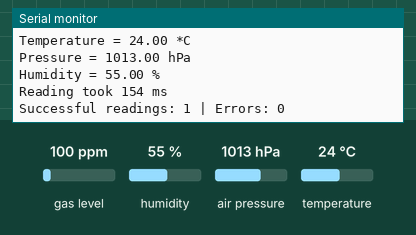
A program run on a simulated ESP32. Shown: the last lines printed to the serial monitor. The inputs (shaded band) are chosen by the test bench; at power-on: humidity 55 %, air pressure 1013 hPa, temperature 24 °C, gas level 100 ppm.

Above: at 4.2 s.
4.3 s: humidity set to 22 %
At 7.4 s:
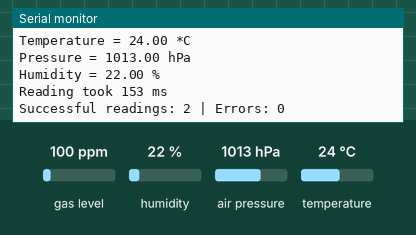
8.2 s: air pressure set to 952 hPa
At 10.7 s:
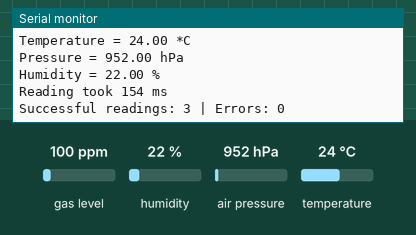
12.1 s: temperature set to 12 °C
At 14.0 s:
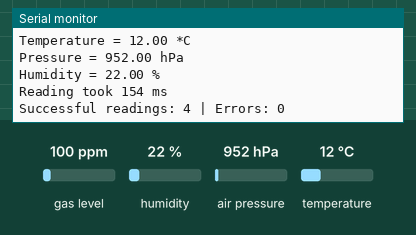
Timing chart, 0 to 15.5 s (numbered marks = the images above; inputs shaded):
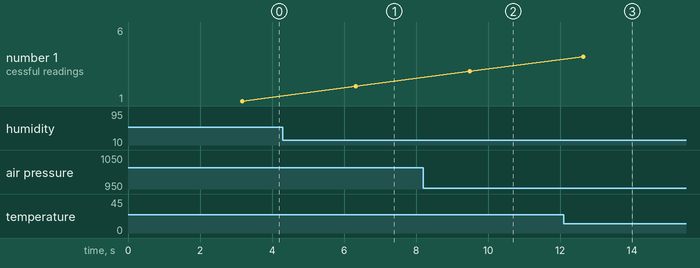

Measured:
- after the input at 4.3 s, the serial monitor: prints a new line after 2.0 s (image 1)
- after the input at 8.2 s, the serial monitor: prints a new line after 1.3 s (image 2)
- after the input at 12.1 s, the serial monitor: prints a new line after 0.55 s (image 3)

The program:

main.cpp
```cpp
#include <Wire.h>
#include <Adafruit_BME680.h>

// Create BME680 instance
Adafruit_BME680 bme;

void setup() {
  Serial.begin(115200);
  Serial.println("Serial test - if you see this, serial is working!");
  delay(2000); // Give extra time for serial to initialize
  Serial.println("Starting setup...");
  delay(1000);

  // Check if Serial is working
  if (!Serial) {
    Serial.println("Serial communication failed!");
    while (1);
  }
  Serial.println("Serial initialized");

  // Initialize I2C communication
  Serial.println("Initializing I2C...");
  Wire.begin(21, 22);  // SDA, SCL
  Serial.println("I2C initialized");

  // Scan I2C bus
  Serial.println("Scanning I2C bus...");
  byte error, address;
  int nDevices = 0;
  for (address = 1; address < 127; address++) {
    Wire.beginTransmission(address);
    error = Wire.endTransmission();
    if (error == 0) {
      Serial.print("I2C device found at address 0x");
      if (address < 16) Serial.print("0");
      Serial.print(address, HEX);
      Serial.println(" !");
      nDevices++;
    }
  }
  if (nDevices == 0) {
    Serial.println("No I2C devices found!");
  }

  // Initialize BME680
  Serial.println("Initializing BME680...");
  if (!bme.begin(0x77)) {
    Serial.println("Could not find a valid BME680 sensor, check wiring!");
    Serial.println("Possible causes:");
    Serial.println("1. Incorrect I2C address (should be 0x77)");
    Serial.println("2. SDA/SCL pins not connected properly");
    Serial.println("3. 3.3V power not connected");
    Serial.println("4. GND not connected");
    Serial.println("5. SDO pin not connected to VCC");
    while (1);
  }
  Serial.println("BME680 initialized successfully");

  // Set up oversampling and filter initialization
  bme.setTemperatureOversampling(BME680_OS_8X);
  bme.setHumidityOversampling(BME680_OS_2X);
  bme.setPressureOversampling(BME680_OS_4X);
  bme.setIIRFilterSize(BME680_FILTER_SIZE_3);
}

void loop() {
  static int errorCount = 0;
  static int successCount = 0;
  unsigned long startTime = millis();

  // Try reading up to 3 times
  bool success = false;
  for (int attempt = 0; attempt < 3; attempt++) {
    if (bme.performReading()) {
      success = true;
      break;
    }
    delay(100); // Short delay between attempts
  }

  if (!success) {
    errorCount++;
    Serial.print("Failed to perform reading (attempts: 3), total errors: ");
    Serial.println(errorCount);
    Serial.println("Possible causes:");
    Serial.println("1. Sensor not ready yet");
    Serial.println("2. I2C communication issue");
    Serial.println("3. Power supply instability");
    Serial.println("Retrying in 2 seconds...");
    delay(2000);
    return;
  }

  successCount++;

  Serial.print("Temperature = ");
  Serial.print(bme.temperature);
  Serial.println(" *C");

  Serial.print("Pressure = ");
  Serial.print(bme.pressure / 100.0);
  Serial.println(" hPa");

  Serial.print("Humidity = ");
  Serial.print(bme.humidity);
  Serial.println(" %");


  // Calculate and display reading time
  unsigned long readTime = millis() - startTime;
  Serial.print("Reading took ");
  Serial.print(readTime);
  Serial.println(" ms");

  Serial.print("Successful readings: ");
  Serial.print(successCount);
  Serial.print(" | Errors: ");
  Serial.println(errorCount);
  Serial.println();
  delay(3000); // Wait 3 seconds between readings
}
```
